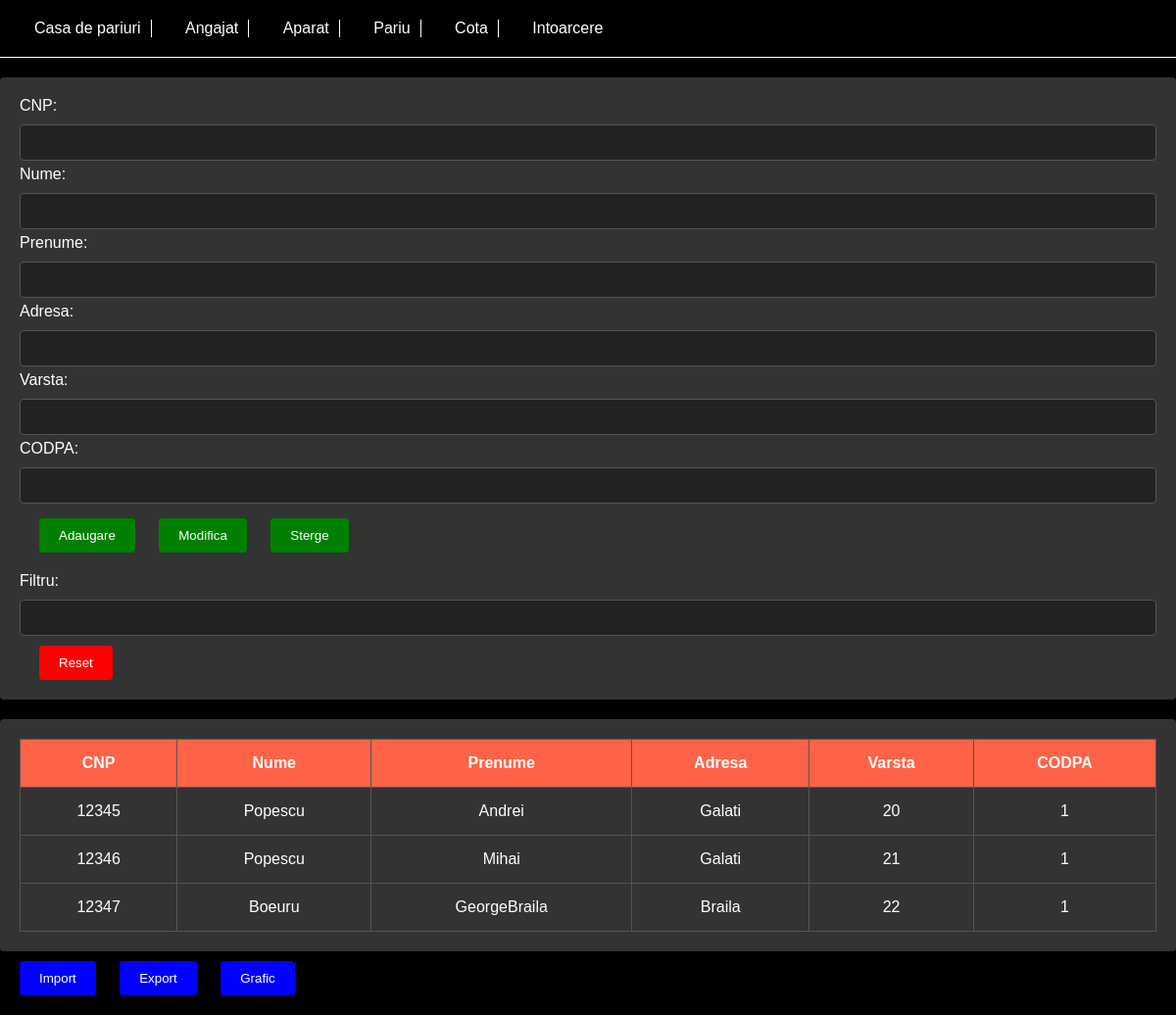
Screenshot of /Tabele/client.php with the database file from the repository.
### tables this page shows
CREATE TABLE `client` (
  `CNP` int(11) NOT NULL,
  `Nume` varchar(45) NOT NULL,
  `Prenume` varchar(45) NOT NULL,
  `Adresa` varchar(45) NOT NULL,
  `Varsta` int(11) NOT NULL,
  `CODPA` int(11) NOT NULL
);

### Tabele/client.php (the view, shortened to what this page needs)
<!DOCTYPE html>
<html lang="en">
<head>
    <link rel="stylesheet" type="text/css" href="../Styles/style3.css">
</head>
<body>
<header>
    <nav>
        <ul>
            <li><a href="casa_de_pariuri.php">Casa de pariuri</a></li>
            <li><a href="angajat.php">Angajat</a></li>
            <li><a href="aparat.php">Aparat</a></li>
            <li><a href="pariu.php">Pariu</a></li>
            <li><a href="cota.php">Cota</a></li>
            <li><a href="../welcome.php">Intoarcere</a>
            </li>
        </ul>
    </nav>
</header>
<div class="inputContainer">
    <form method="post" action="">
        <label for="CNP">CNP:</label>
        <input style="margin-bottom: 5px" type="text" id="CNP" name="CNP"><br>
        <label for="Nume">Nume:</label>
        <input style="margin-bottom: 5px" type="text" id="Nume" name="Nume"><br>
        <label for="Prenume">Prenume:</label>
        <input style="margin-bottom: 5px" type="text" id="Prenume" name="Prenume"><br>
        <label for="Adresa">Adresa:</label>
        <input style="margin-bottom: 5px" type="text" id="Adresa" name="Adresa"><br>
        <label for="Varsta">Varsta:</label>
        <input style="margin-bottom: 5px" type="text" id="Varsta" name="Varsta"><br>
        <label for="CODPA">CODPA:</label>
        <input style="margin-bottom: 5px" type="text" id="CODPA" name="CODPA"><br>
        <input type="submit" name="adaugare" value="Adaugare">
        <input type="submit" name="modifica" value="Modifica">
        <input type="submit" name="sterge" value="Sterge"><br>
        <label for="cautare">Filtru:</label>
        <input type="text" id="cautare" name="cautare"><br>
        <input type="button" id="reset" class="resetButton" value="Reset">
    </form>
</div>
<div class="tableContainer">
    <table>
        <thead>
        <tr>
            <th>CNP</th>
            <th>Nume</th>
            <th>Prenume</th>
            <th>Adresa</th>
            <th>Varsta</th>
            <th>CODPA</th>
        </tr>
        </thead>
        <tbody>
        <?php
        $servername = "localhost";
        $username = "admin";
        $password = "1234";
        $db_name = "casa_de_pariuri";
        $conn = new mysqli($servername, $username, $password, $db_name);
        $sql = "SELECT CNP, Nume, Prenume, Adresa, Varsta, CODPA FROM client";
        $result = $conn->query($sql);
        if ($result->num_rows > 0) {
            while ($row = $result->fetch_assoc()) {
                echo "<tr onclick='fillInputs(\"" . $row["CNP"] . "\",\"" . $row["Nume"] . "\",\"" . $row["Prenume"] . "\",\"" . $row["Adresa"] . "\",\"" . $row["Varsta"] . "\",\"" . $row["CODPA"] . "\")'><td>" . $row["CNP"] . "</td><td>" . $row["Nume"] . "</td><td>" . $row["Prenume"] . "</td><td>" . $row["Adresa"] . "</td><td>" . $row["Varsta"] . "</td><td>" . $row["CODPA"] . "</td></tr>";
            }
        } else {
            echo "<tr><td colspan='6'>0 results</td></tr>";
        }
        ?>
        </tbody>
    </table>
</div>
<input type="button" id="import" class="importButton" value="Import">
<input type="button" id="export" class="exportButton" value="Export">
<input type="button" id="frequency" class="graphButton" value="Grafic">
</body>
</html>

### Styles/style3.css (style rules this page uses)
body { font-family: Arial, sans-serif; background-color: #000000; color: #ffffff; margin: 0; }
header { background-color: #000000; padding: 20px; border-bottom: 1px solid #ffffff; }
nav ul { list-style-type: none; padding: 0; margin: 0; }
nav ul li { display: inline-block; margin: 0 15px; padding-right: 10px; border-right: 1px solid #ffffff; }
nav ul li:last-child { border-right: none; }
nav ul li a { color: #ffffff; text-decoration: none; }
.inputContainer, .filterContainer, .tableContainer, .importExportContainer, .graphContainer { margin-top: 20px; padding: 20px; background-color: #333333; border-radius: 4px; }
.inputContainer label, .filterContainer label { display: block; margin-bottom: 10px; color: #ffffff; }
.inputContainer input[type="text"], .filterContainer input[type="text"] { width: 100%; padding: 10px; border: 1px solid #555555; border-radius: 4px; box-sizing: border-box; background-color: #222222; color: #ffffff; }
.inputContainer input[type="submit"], .filterContainer input[type="button"], .importExportContainer input[type="button"], .graphContainer input[type="button"] { padding: 10px 20px; background-color: green; color: #ffffff; border: none; border-radius: 4px; cursor: pointer; transition: background-color 0.2s ease; margin-left: 20px; margin-top: 10px; margin-bottom: 20px; }
.tableContainer { overflow-y: auto; max-height: 300px; }
table { width: 100%; border-collapse: collapse; color: #ffffff; }
table, th, td { border: 1px solid #555555; padding: 15px; text-align: center; }
th { background-color: #FF6347; color: #ffffff; }
.resetButton { padding: 10px 20px; background-color: red; color: #ffffff; border: none; border-radius: 4px; cursor: pointer; transition: background-color 0.2s ease; margin-left: 20px; margin-top: 10px; }
.graphButton, .importButton, .exportButton { padding: 10px 20px; background-color: blue; color: #ffffff; border: none; border-radius: 4px; cursor: pointer; transition: background-color 0.2s ease; margin-left: 20px; margin-top: 10px; margin-bottom: 20px; }

### rows the page displays
client: CNP "12345", Nume "Popescu", Prenume "Andrei", Adresa "Galati", Varsta "20", CODPA "1"
client: CNP "12346", Nume "Popescu", Prenume "Mihai", Adresa "Galati", Varsta "21", CODPA "1"
client: CNP "12347", Nume "Boeuru", Prenume "GeorgeBraila", Adresa "Braila", Varsta "22", CODPA "1"
